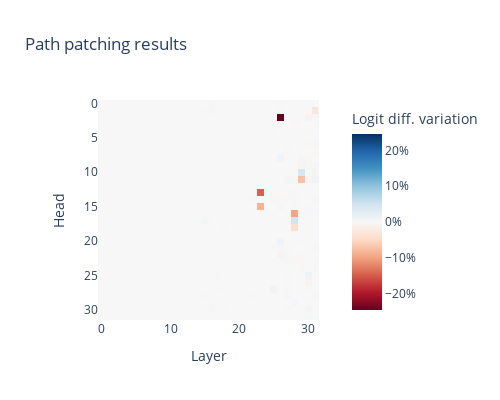

Notebook cell for this chart:
### Markdown cell above
### Path Patching Demo

### Code cell
results_resid_post_31 = analyze_path_to_repr([31], "resid_post", model, processed_data, begin_layer=0, batch_size=4)

### Figure 1 — Plotly figure (JSON) as saved in the notebook; plotly's stock layout.template omitted (floating-point values rounded to 4 significant figures; data arrays with more than 128 entries replaced by an {"elided": "..."} marker saying what was removed)
{"data": [{"coloraxis": "coloraxis", "hovertemplate": "Layer: %{x}<br>Head: %{y}<br>Logit diff. variation: %{z}<extra></extra>", "name": "0", "type": "heatmap", "xaxis": "x", "yaxis": "y", "z": {"elided": "32x32 float values"}}], "layout": {"coloraxis": {"cmid": 0, "colorbar": {"ticksuffix": "%", "title": {"text": "Logit diff. variation"}}, "colorscale": [[0, "rgb(103,0,31)"], [0.1, "rgb(178,24,43)"], [0.2, "rgb(214,96,77)"], [0.3, "rgb(244,165,130)"], [0.4, "rgb(253,219,199)"], [0.5, "rgb(247,247,247)"], [0.6, "rgb(209,229,240)"], [0.7, "rgb(146,197,222)"], [0.8, "rgb(67,147,195)"], [0.9, "rgb(33,102,172)"], [1, "rgb(5,48,97)"]]}, "height": 400, "title": {"text": "Path patching results "}, "width": 500, "xaxis": {"anchor": "y", "constrain": "domain", "domain": [0, 1], "scaleanchor": "y", "title": {"text": "Layer"}}, "yaxis": {"anchor": "x", "autorange": "reversed", "constrain": "domain", "domain": [0, 1], "title": {"text": "Head"}}}}
